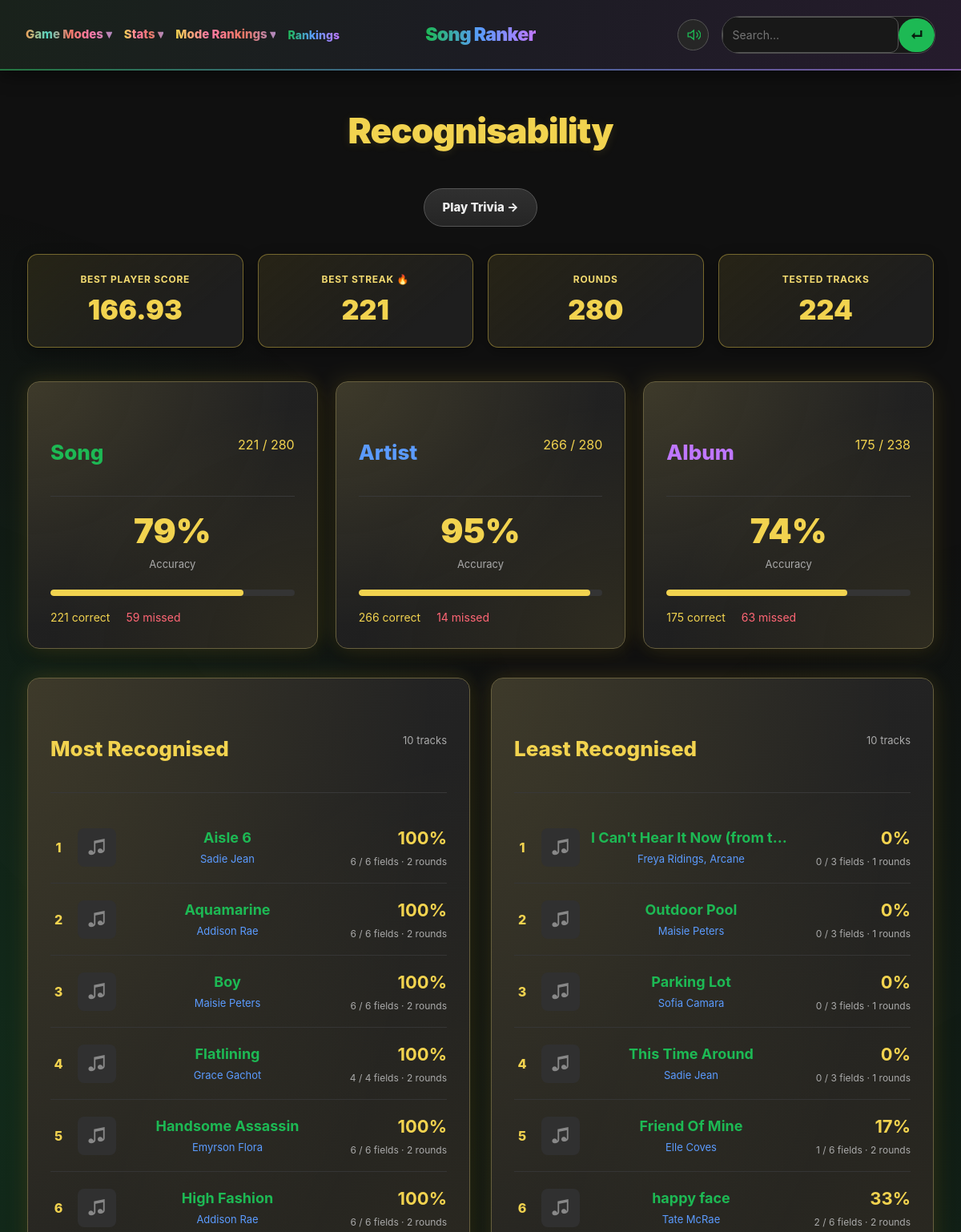
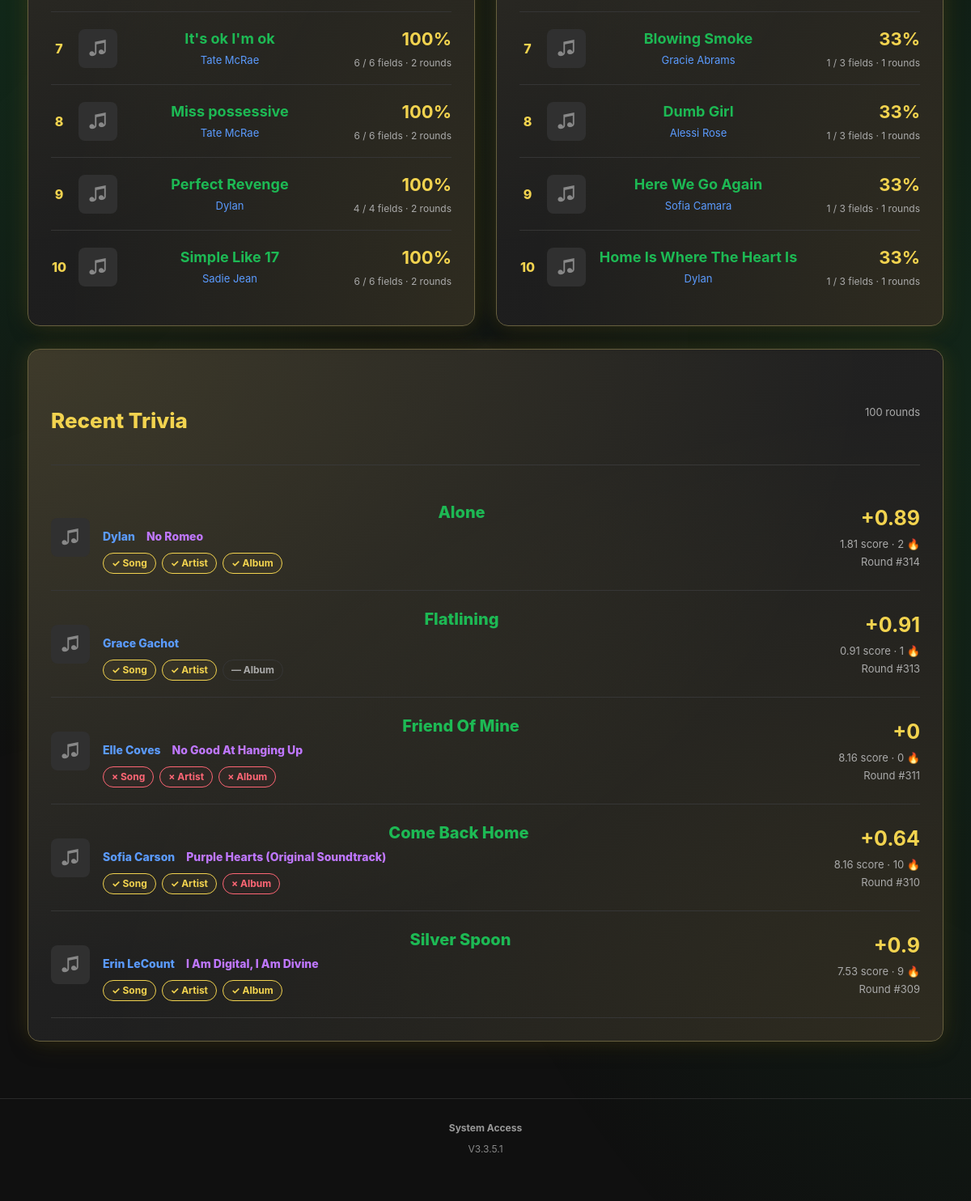
The page /trivia_stats on the database its author committed (2 pictures, top to bottom).
### tables this page shows
CREATE TABLE global_stats
                       (
                           key   TEXT PRIMARY KEY,
                           value INTEGER
                       );

CREATE TABLE songs
                       (
                           id             INTEGER PRIMARY KEY, -- Enforcing exact old ID to preserve history
                           title          TEXT NOT NULL,
                           album_id       INTEGER,
                           audio_url      TEXT,
                           elo_score      REAL    DEFAULT 1200,
                           matches_played INTEGER DEFAULT 0,
                           highest_elo    REAL    DEFAULT 1200,
                           highest_rank   INTEGER DEFAULT 9999,
                           track_number   INTEGER, tournament_wins INTEGER DEFAULT 0,
                           FOREIGN KEY (album_id) REFERENCES albums (id)
                       );

CREATE TABLE artists
                       (
                           id        INTEGER PRIMARY KEY AUTOINCREMENT,
                           name      TEXT NOT NULL,
                           cover_url TEXT
                       );

CREATE TABLE trivia_rounds (
        id INTEGER PRIMARY KEY AUTOINCREMENT,
        token TEXT NOT NULL UNIQUE,
        song_id INTEGER REFERENCES songs(id) ON DELETE CASCADE,
        album_available INTEGER NOT NULL CHECK(album_available IN (0,1)),
        started_at REAL, paused_at REAL, paused_seconds REAL NOT NULL DEFAULT 0,
        completed_at REAL,
        title_correct INTEGER CHECK(title_correct IN (0,1)),
        artist_correct INTEGER CHECK(artist_correct IN (0,1)),
        album_correct INTEGER CHECK(album_correct IN (0,1)),
        title_seconds REAL, artist_seconds REAL, album_seconds REAL,
        user_score_after REAL, streak_after INTEGER);

CREATE TABLE albums
                       (
                           id           INTEGER PRIMARY KEY AUTOINCREMENT,
                           title        TEXT NOT NULL,
                           cover_url    TEXT,
                           release_date TEXT
                       );

### pages.py (the view)
@app.route('/trivia_stats')
def trivia_stats():
    from catalog import collection, ranked
    from trivia import round_points
    data=collection()
    rows=[{**r,'trivia_attempts':r['attempts'],'trivia_correct':r['correct'],
           'rec_score':round(100*r['correct']/r['available_points'])} for r in ranked(data,'songs') if r['available_points']>0]
    top=sorted(rows,key=lambda r:(-r['rec_score'],-r['attempts'],r['title']))[:10]
    bottom=sorted(rows,key=lambda r:(r['rec_score'],-r['attempts'],r['title']))[:10]
    lookup={s['id']:s for s in rows}
    recent=[{**r,'song':lookup.get(r['song_id']),'points':round_points(r)} for r in data['trivia_rounds']]
    fields=[]
    for name,label,attempts in [('title','Song','new_attempts'),('artist','Artist','new_attempts'),('album','Album','album_attempts')]:
        total=sum(s.get(attempts,0) for s in rows);correct=sum(s.get(name+'_correct',0) for s in rows)
        fields.append(dict(key=name,kind={'title':'song','artist':'artist','album':'album'}[name],name=label,attempts=total,correct=correct,missed=max(0,total-correct),accuracy=round(100*correct/total) if total else None))
    return render_template('trivia_stats.html',top_stats=top,bottom_stats=bottom,records=data['global_stats'],fields=fields,recent=recent,
                           summary=dict(rounds=sum(r['attempts'] for r in rows),tested=len(rows)),
                           artist_map={a['id']:a for a in data['artists']})

### catalog.py (called while the page is built, shortened)
def summarize_votes(records):
    totals={key:sum(record.get(key,0) for record in records)
            for key in ('standard_wins','standard_losses','blind_wins','blind_losses')}
    totals.update(wins=totals['standard_wins']+totals['blind_wins'],
                  losses=totals['standard_losses']+totals['blind_losses'])
    for prefix in ('','standard_','blind_'):
        wins,losses=totals[prefix+'wins'],totals[prefix+'losses']
        totals[prefix+'matches']=wins+losses
        totals[prefix+'win_rate']=100*wins/(wins+losses) if wins+losses else None
    return totals

def ranked(data, kind):
    artists={r['id']:r for r in data['artists']};albums={r['id']:r for r in data['albums']};tags={r['id']:r for r in data['tags']}
    songs=[]
    for row in data['songs']:
        album=albums.get(row['album_id'],{})
        songs.append({**row,'name':row['title'],'artist':', '.join(artists[a]['name'] for a in row['artist_ids'] if a in artists),
                      'album':album.get('title',''),'cover_url':album.get('cover_url',''),'album_is_single':str(album.get('title','')).casefold().endswith(' - single'),
                      'genres':', '.join(tags[t]['name'] for t in row['tag_ids'] if t in tags),'impact_score':row['elo_score']})
    if kind=='songs':return sorted(songs,key=lambda r:(-r['elo_score'],r['title'].casefold()))

### services.py (called while the page is built)
@app.context_processor
def project_version():
    return dict(app_version=APP_VERSION)

def get_db_connection():
    conn = sqlite3.connect(DB_NAME, timeout=30)
    conn.row_factory = sqlite3.Row
    conn.execute("PRAGMA foreign_keys=ON")
    return conn

### trivia.py (called while the page is built)
def round_points(row):
    denominator = 1 if row['album_available'] else .7
    return round(sum(WEIGHTS[f] / denominator * (.75 + .25 * (1 - min(30, max(0, row[f+'_seconds'] or 0))/30))
                     for f in FIELDS if row[f+'_correct'] == 1), 4)

### templates/trivia_stats.html (shortened to what this page needs)
{% extends 'base.html' %}
{% from 'components.html' import song, stat, art %}
{% block page_kind %}recognition_stats{% endblock %}
{% block content %}
<div class="page-head"><h1 class="recognition">Recognisability</h1><a class="btn recognition" href="/trivia">Play Trivia →</a></div>
<div class="stats trivia-stats-summary">
  {{ stat('Best player score',records.get('trivia_high_score',0)|round(2),'recognition') }}
  {{ stat('Best streak 🔥',records.get('trivia_high_streak',0)|int,'recognition') }}
  {{ stat('Rounds',summary.rounds,'recognition') }}
  {{ stat('Tested tracks',summary.tested,'recognition') }}
</div>
<section class="trivia-field-records" aria-label="Field accuracy">
{% for field in fields %}
  <article class="panel recognition-panel stats-glow glow-recognition trivia-field-record" data-trivia-field="{{ field.key }}">
    <div class="section-head"><h2 class="{{ field.kind }}">{{ field.name }}</h2><span class="recognition">{{ field.correct }} / {{ field.attempts }}</span></div>
    <strong class="recognition field-accuracy">{{ (field.accuracy|string)+'%' if field.accuracy is not none else '—' }}</strong>
    <small class="muted">Accuracy</small>
    <div class="progress" role="progressbar" aria-label="{{ field.name }} accuracy" aria-valuemin="0" aria-valuemax="100" aria-valuenow="{{ [100,field.accuracy or 0]|min }}"><span style="width:{{ [100,field.accuracy or 0]|min }}%"></span></div>
    <div class="field-totals"><span class="recognition">{{ field.correct }} correct</span><span class="loss">{{ field.missed }} missed</span></div>
  </article>
{% endfor %}
</section>
<div class="stats-columns trivia-ranking-columns">
{% for heading, rows in [('Most Recognised',top_stats),('Least Recognised',bottom_stats)] %}
  <section class="panel recognition-panel stats-glow glow-recognition"><div class="section-head"><h2 class="recognition">{{ heading }}</h2><small>{{ rows|length }} tracks</small></div>
  {% for row in rows %}{{ song(row,(row.rec_score|int|string)+'%',(row.trivia_correct|string)+' / '+(row.available_points|string)+' fields · '+(row.trivia_attempts|string)+' rounds',loop.index) }}{% else %}<div class="empty">No attempts yet</div>{% endfor %}
  </section>
{% endfor %}
</div>
<section class="panel recognition-panel stats-glow glow-recognition spaced-panel trivia-recent">
  <div class="section-head"><h2 class="recognition">Recent Trivia</h2><small>{{ recent|length }} {{ 'round' if recent|length==1 else 'rounds' }}</small></div>
  <div class="trivia-history-list" tabindex="0" aria-label="Recent trivia rounds">
  {% for row in recent %}
    <article class="trivia-history-row" data-trivia-round="{{ row.id }}">
      <div class="trivia-history-track">
        {% if row.song %}<a class="trivia-history-art" href="/song/{{ row.song_id }}" aria-label="{{ row.song.title }}">{{ art(row.song.cover_url) }}</a>{% endif %}
        <div class="compact-copy">
          {% if row.song %}
          <a class="song trivia-history-title" title="{{ row.song.title }}" href="/song/{{ row.song_id }}">{{ row.song.title }}</a>
          <div class="metadata trivia-history-meta">{% for aid in row.song.artist_ids %}{% set artist=artist_map.get(aid) %}{% if artist %}<a class="artist" href="{{ url_for('artist_page',artist_name=artist.name) }}">{{ artist.name }}</a>{% endif %}{% endfor %}{% if row.song.album and not row.song.album_is_single %}<a class="album" href="{{ url_for('album_page',album_title=row.song.album) }}">{{ row.song.album }}</a>{% endif %}</div>
          {% else %}<span class="muted">Deleted track</span>{% endif %}
          <div class="field-history">
          {% for field,label in [('title','Song'),('artist','Artist'),('album','Album')] %}{% set result=row[field+'_correct'] %}
            <span class="{{ 'yes' if result else 'no' if result is not none else 'not-played' }}" aria-label="{{ label }}: {{ 'correct' if result else 'missed' if result is not none else 'not applicable' }}">{{ '✓' if result else '×' if result is not none else '—' }} {{ label }}</span>
          {% endfor %}
          </div>
        </div>
      </div>
      <div class="trivia-history-result"><strong class="recognition">+{{ row.points|round(2) }}</strong><small>{{ (row.user_score_after or 0)|round(2) }} score · {{ row.streak_after or 0 }} 🔥</small><time data-timestamp="{{ row.completed_at or '' }}">Round #{{ row.id }}</time></div>
    </article>
  {% else %}<div class="empty">No rounds yet</div>{% endfor %}
  </div>
</section>
{% endblock %}

### templates/base.html (shortened to what this page needs)
<!DOCTYPE html><html lang="en"><head><link rel="stylesheet" href="{{url_for('static',filename='css/compat.css',v=app_version)}}"><link rel="stylesheet" href="{{url_for('static',filename='css/style.css',v=app_version)}}"><link rel="stylesheet" href="{{url_for('static',filename='css/special_modes.css',v=app_version)}}"><link rel="stylesheet" href="{{url_for('static',filename='css/overall.css',v=app_version)}}"></head><body class="{% if page is not defined %}legacy{% endif %}" data-page="{% block page_kind %}{% endblock %}" data-entity="{{entity_id|default('')}}"><header class="navbar"><div class="nav-inner"><nav class="nav-left" aria-label="Site navigation"><details><summary class="nav-matches"></summary></details><details><summary class="nav-stats"></summary></details><details><summary class="nav-performance"></summary></details><a class="nav-rankings" href="/leaderboard"></a></nav><a class="wordmark" href="/"></a><div class="nav-right"><div class="volume"><button id="volume-btn" class="icon-btn" aria-label="Volume" aria-expanded="false" aria-controls="volume-panel"><svg width="19" height="19" viewBox="0 0 24 24" fill="none" stroke="currentColor" stroke-width="1.7" aria-hidden="true"><path d="M4 9h4l5-4v14l-5-4H4zM17 8c3 2 3 6 0 8M20 5c5 4 5 10 0 14"/></svg></button></div><form class="nav-search" id="navbar-search" action="/search" method="get"><input name="q" type="search" placeholder="Search…" aria-label="Search collection"><button type="submit" aria-label="Search">↵</button></form></div></div></header><main class="page" id="main">{% block content %}{% endblock %}</main><footer class="footer"><a href="/dev/login">System Access</a><small class="app-version">V{{ app_version }}</small></footer></body></html>

### templates/components.html
{% macro stat(label, value, kind='song') -%}
<div class="stat {{ kind }}"><span class="stat-label">{{ label }}</span><strong class="stat-value">{{ value }}</strong></div>
{%- endmacro %}
{% macro art(url, circle=false) -%}
<span class="small-art{% if circle %} circle{% endif %}" aria-hidden="true">♫{% if url %}<img src="{{ url }}" alt="" loading="lazy" onerror="this.hidden=true">{% endif %}</span>
{%- endmacro %}
{% macro song(row, score='', detail='', rank='') -%}
<a class="compact-track" href="{{ url_for('song_page', song_id=row.id) }}">{% if rank %}<span class="compact-rank">{{ rank }}</span>{% endif %}{{ art(row.cover_url|default('')) }}<span class="compact-copy"><strong class="song" title="{{ row.title }}">{{ row.title }}</strong><small class="artist">{{ row.artist|default('') or '' }}</small></span><span class="compact-score"><b>{{ score }}</b>{% if detail %}<small>{{ detail }}</small>{% endif %}</span></a>
{%- endmacro %}

### static/css/compat.css (style rules this page uses)
body.legacy { font-family: -apple-system, BlinkMacSystemFont, "Segoe UI", Roboto, Helvetica, Arial, sans-serif; background-color: #101010; color: #f5f5f5; text-align: center; margin: 0; padding-bottom: 50px; }
body.legacy #main h1 { margin-bottom: 30px; }
body.legacy #main h2 { margin-top: 40px; margin-bottom: 20px; }
:root { color-scheme: dark; --page-bg: #101010; --surface-1: #181818; --surface-2: #202020; --surface-3: #282828; --line-soft: rgba(255,255,255,.075); --text-muted: #929292; --color-song: #1db954; --color-song-bg: rgba(29,185,84,.13); --color-artist: #5b9bff; --color-artist-bg: rgba(91,155,255,.13); --color-album: #bf77ff; --color-album-bg: rgba(191,119,255,.13); --color-genre: #f2c44c; --color-genre-bg: rgba(242,196,76,.13); --color-blind: #55d6c2; --color-blind-bg: rgba(85,214,194,.12); --color-nonblind: #f0a35b; --color-nonblind-bg: rgba(240,163,91,.12); }

### static/css/special_modes.css (style rules this page uses)
:root { --guesser:#ed7863;--shelves:#af89bd;--shelves-deep:#592862 }
.nav-left .nav-performance { background:linear-gradient(90deg,var(--recognition),var(--tournament),var(--guesser),var(--shelves));background-clip:text;-webkit-background-clip:text;color:transparent }
.nav-left .nav-matches { background-image:linear-gradient(90deg,var(--standard),var(--blind),var(--guesser),var(--tournament),var(--shelves)) }
.nav-left .nav-stats { background-image:linear-gradient(90deg,var(--recognition),var(--tournament),var(--guesser),var(--shelves)) }
.app-version { display:block;text-align:center;font-size:12px;margin-top:8px;color:#888 }

### static/css/overall.css (style rules this page uses)
:root { --overall:#f5ead8 }

### rows shown on the page
global_stats: value "BEST PLAYER SCORE 166.93"
songs: title "Aisle 6"
artists: artist "Sadie Jean" "Sadie Jean" "Sadie Jean"
songs: title "Aquamarine"
artists: artist "Addison Rae" "Addison Rae"
songs: title "Boy"
artists: artist "Maisie Peters" "Maisie Peters"
songs: title "Flatlining"
artists: artist "Grace Gachot", name "Grace Gachot"
songs: title "Handsome Assassin"
artists: artist "Emyrson Flora"
songs: title "High Fashion"
songs: title "It's ok I'm ok"
artists: artist "Tate McRae" "Tate McRae" "Tate McRae"
songs: title "Miss possessive"
songs: title "Perfect Revenge"
artists: artist "Dylan" "Dylan", name "Dylan"
songs: title "Simple Like 17"
songs: title "I Can't Hear It Now (from t…"
songs: title "Outdoor Pool"
songs: title "Parking Lot"
artists: artist "Sofia Camara" "Sofia Camara"
songs: title "This Time Around"
songs: title "Friend Of Mine"
artists: artist "Elle Coves", name "Elle Coves"
songs: title "happy face"
songs: title "Blowing Smoke"
artists: artist "Gracie Abrams"
songs: title "Dumb Girl"
artists: artist "Alessi Rose"
songs: title "Here We Go Again"
songs: title "Home Is Where The Heart Is"
trivia_rounds: song "Alone", song.album "No Romeo", value "✓" "✓" "✓", label "Song" "Artist" "Album", points "0.89", user_score_after "1.81", streak_after "2", id "314"
trivia_rounds: song "Flatlining", value "✓" "✓" "—", label "Song" "Artist" "Album", points "0.91", user_score_after "0.91", streak_after "1", id "313"
trivia_rounds: song "Friend Of Mine", song.album "No Good At Hanging Up", value "×" "×" "×", label "Song" "Artist" "Album", points "0", user_score_after "8.16", streak_after "0", id "311"
trivia_rounds: song "Come Back Home", song.album "Purple Hearts (Original Soundtrack)", value "✓" "✓" "×", label "Song" "Artist" "Album", points "0.64", user_score_after "8.16", streak_after "10", id "310"
artists: name "Sofia Carson"
trivia_rounds: song "Silver Spoon", song.album "I Am Digital, I Am Divine", value "✓" "✓" "✓", label "Song" "Artist" "Album", points "0.9", user_score_after "7.53", streak_after "9", id "309"
artists: name "Erin LeCount"

### other values the page prints
{{ label }} "ROUNDS TESTED TRACKS"
{{ value }} "280 224"
{{ field.name }} "Song" "Artist" "Album"
{{ field.correct }} "221" "266" "175"
{{ field.attempts }} "280" "280" "238"
{{ (field.accuracy|string)+'%' if field.accuracy is not none else '—' }} "79%" "95%" "74%"
{{ field.missed }} "59" "14" "63"
{{ heading }} "Most Recognised" "Least Recognised"
{{ rows|length }} "10" "10"
{{ rank }} "1" "2" "3" "4" "5" "6" "7" "8" "9" "10" "1" "2" "3" "4" "5" "6" "7" "8" "9" "10"
{{ score }} "100%" "100%" "100%" "100%" "100%" "100%" "100%" "100%" "100%" "100%" "0%" "0%" "0%" "0%" "17%" "33%" "33%" "33%" "33%" "33%"
{{ detail }} "6 / 6 fields · 2 rounds" "6 / 6 fields · 2 rounds" "6 / 6 fields · 2 rounds" "4 / 4 fields · 2 rounds" "6 / 6 fields · 2 rounds" "6 / 6 fields · 2 rounds" "6 / 6 fields · 2 rounds" "6 / 6 fields · 2 rounds" "4 / 4 fields · 2 rounds" "6 / 6 fields · 2 rounds" "0 / 3 fields · 1 rounds" "0 / 3 fields · 1 rounds" "0 / 3 fields · 1 rounds" "0 / 3 fields · 1 rounds" "1 / 6 fields · 2 rounds" "2 / 6 fields · 2 rounds" "1 / 3 fields · 1 rounds" "1 / 3 fields · 1 rounds" "1 / 3 fields · 1 rounds" "1 / 3 fields · 1 rounds"
{{ row.artist|default('') or '' }} "Freya Ridings, Arcane"
{{ recent|length }} "100"
{{ 'round' if recent|length==1 else 'rounds' }} "rounds"
